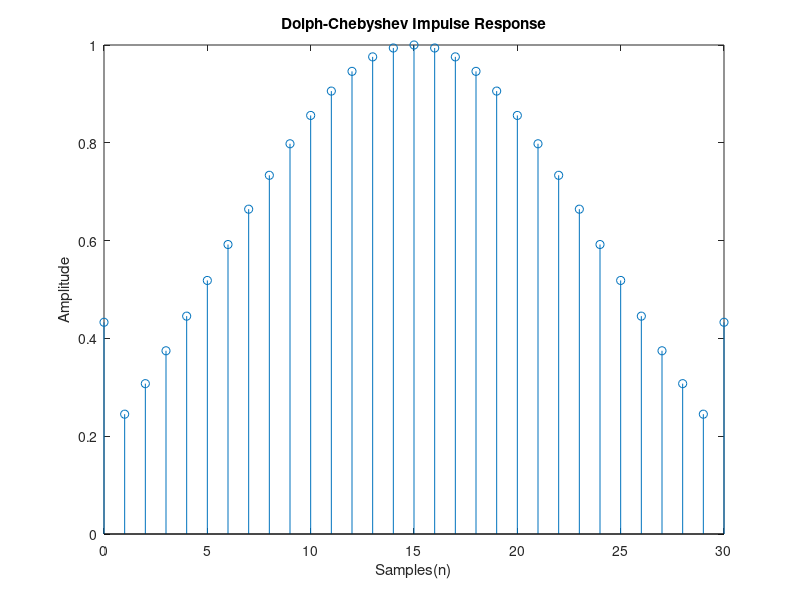
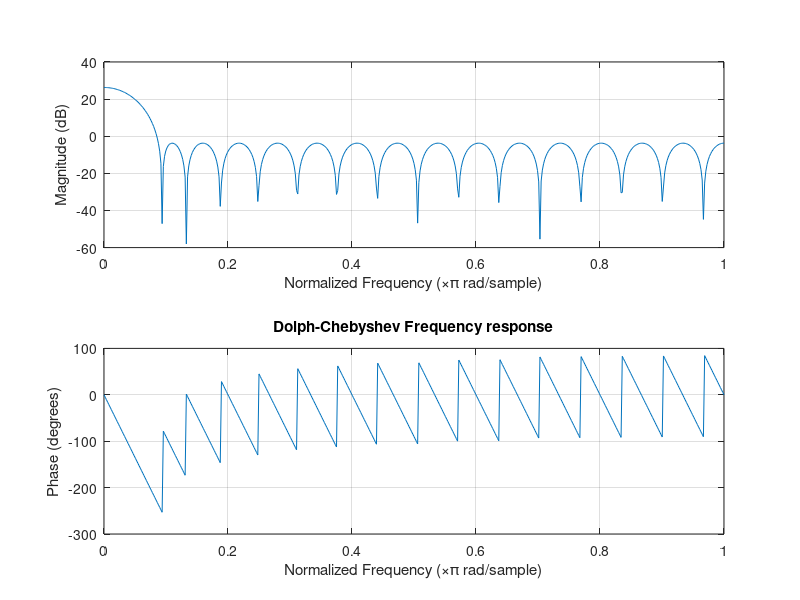
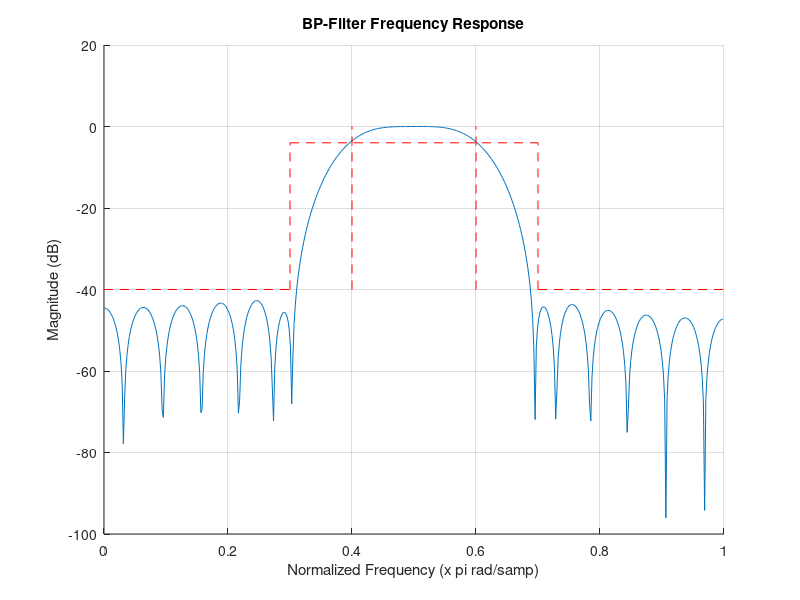
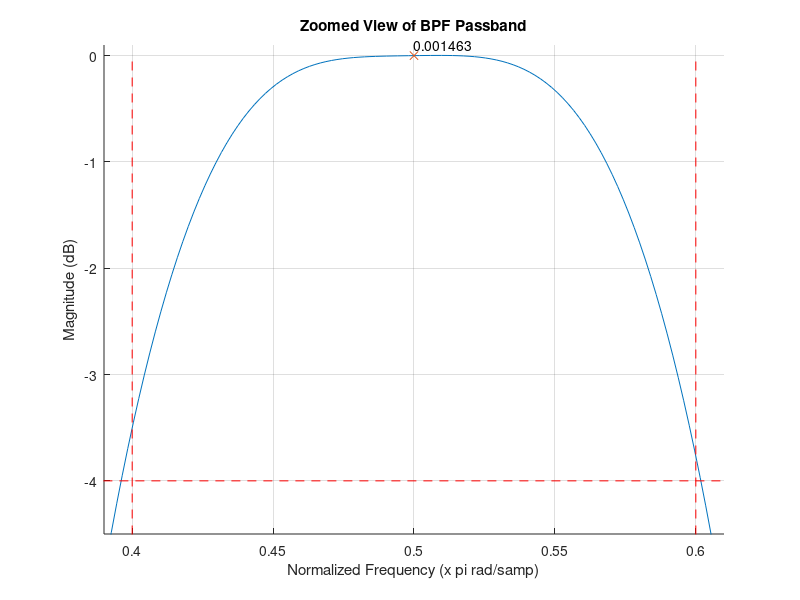

The MATLAB script that drew these images, in order:
%% Part 2

wp1 = 0.4*pi;%0.09;
wp2 = 0.6*pi;%0.09;
ws1 = 0.3*pi;
ws2 = 0.7*pi;
Rp  =  4;     %dB
Rs  = 40;     %dB


% Create the Dolph_Chebyshev window using N+1 since the fir1() function
% expects an N+1 window. In this case the filter order is 30. 
N = 30;


% Adjusting initial parameters so filter meets spec @ minimum order
wp1 = wp1 - 0.05;           % Increasing filter bandwidth
wp2 = wp2 + 0.05;           % Increasing filter bandwidth
sLobeLevel  = Rs - 10;      % Adjusting window sidelobe level


% Create Dolph-Chebyshev window
w = chebwin(N+1,sLobeLevel);


% Plotting impulse response of window
figure(1)
stem((0:length(w)-1),w);
title('Dolph-Chebyshev Impulse Response');
xlabel('Samples(n)'); ylabel('Amplitude');


% Plotting frequency response of window
figure(2)
freqz(w);
title('Dolph-Chebyshev Frequency response');


% Using fir1() to create bandpass filter using a Dolph-Chebyshev window.
% The window size is N+1 since fir1() expects an N+1 window.
h = fir1(N,[wp1/pi wp2/pi],'bandpass',chebwin(N+1,sLobeLevel));


% Compute frequency response of the filter.
[H,wn] = freqz(h);
H_dB = 20*log10(abs(H));


% Plot Magnitude Response of BPF
figure(4)
hold on
plot(wn/pi,H_dB);
title('BP-Filter Frequency Response');
xlabel('Normalized Frequency (x pi rad/samp)'); ylabel('Magnitude (dB)');
grid('on');
line([0.4 0.4],[-40 0],'color','red','LineStyle','--');
line([0.6 0.6],[-40 0],'color','red','LineStyle','--');
line([0.3 0.3],[-40 -4],'color','red','LineStyle','--');
line([0.7 0.7],[-40 -4],'color','red','LineStyle','--');
line([0.3 0.7],[-4 -4],'color','red','LineStyle','--');
line([0 0.3],[-40 -40],'color','red','LineStyle','--');
line([0.7 1],[-40 -40],'color','red','LineStyle','--');
hold off


% Zoomed in view of passband
figure(5)
hold on
plot(wn/pi,H_dB);
plot(0.5,0,'x');
title('Zoomed View of BPF Passband');
xlabel('Normalized Frequency (x pi rad/samp)'); ylabel('Magnitude (dB)');
axis([0.39 0.61 -4.5 0.1]);
grid('on');
text(0.5,0.1,num2str(abs(H_dB(255))));
line([0.4 0.4],[-100 0],'color','red','LineStyle','--');
line([0.6 0.6],[-100 0],'color','red','LineStyle','--');
line([0.3 0.7],[-4 -4],'color','red','LineStyle','--');
hold off


% Zoomed in view of stopband
figure(6)
hold on
plot(wn/pi,H_dB);
plot(0.5,0,'x');
title('Zoomed View of BPF Stopband');
xlabel('Normalized Frequency (x pi rad/samp)'); ylabel('Magnitude (dB)');
axis([0.2 0.8 -45 -39.5]);
grid('on');
line([0.3 0.3],[-100 0],'color','red','LineStyle','--');
line([0.7 0.7],[-100 0],'color','red','LineStyle','--');
line([0 0.3],[-40 -40],'color','red','LineStyle','--');
line([0.7 1],[-40 -40],'color','red','LineStyle','--');
hold off


% Plot impulse response of BPF
figure(7)
stem((0:length(h)-1),h);
title('BPF Impulse Response')
xlabel('Samples (n)'); ylabel('Amplitude');
